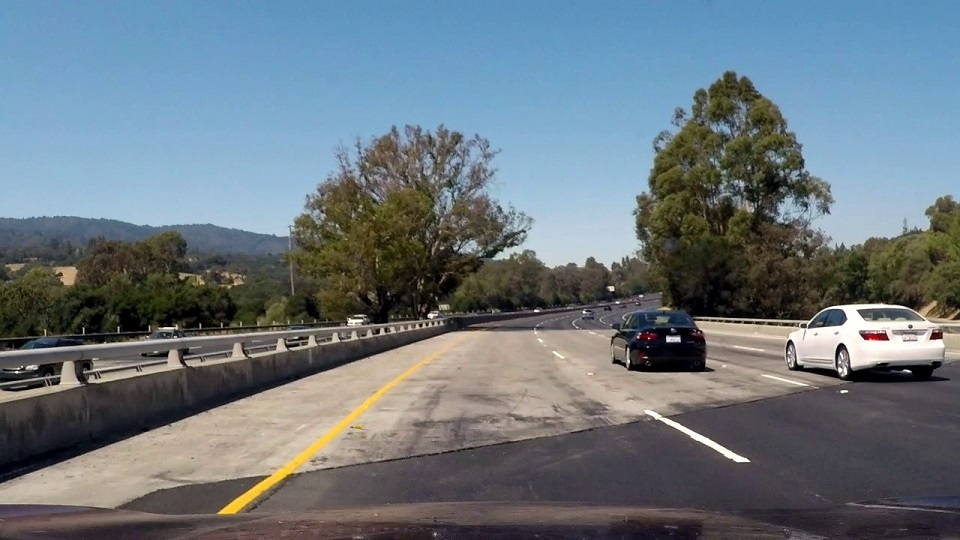
#> input picture test_images/challange00101.jpg, 960 x 540 px
$ python -i second_step.py   (imports and definitions only)
#> lines starting #> are read from the running program, lines starting #| are printed output that depends on the picture; after the words box and inside, x2 and y2 are one past the last pixel; in counts of white or black regions, pixels touching at a corner belong together
#> further down, picture is the input picture: shape (540, 960, 3); mean B, G, R 126, 118.4, 106.9
import numpy as np
import cv2

# Binary Image
def binary_image(img):
    # Convert original image to HSV format
    hsv_image = cv2.cvtColor(img, cv2.COLOR_BGR2HSV)
#> hsv_image: shape (540, 960, 3); mean H, S, V 76.3, 74.3, 136.3

    # HSV bounds for white
    lower_white = np.array([0, 0, 200])
    upper_white = np.array([255, 30, 255])

    # HSV bounds for yellow
    lower_yellow = np.array([20, 100, 100])
    upper_yellow = np.array([30, 255, 255])

    # HSV mask for filtering white and yellow
    white_mask = cv2.inRange(hsv_image, lower_white, upper_white)
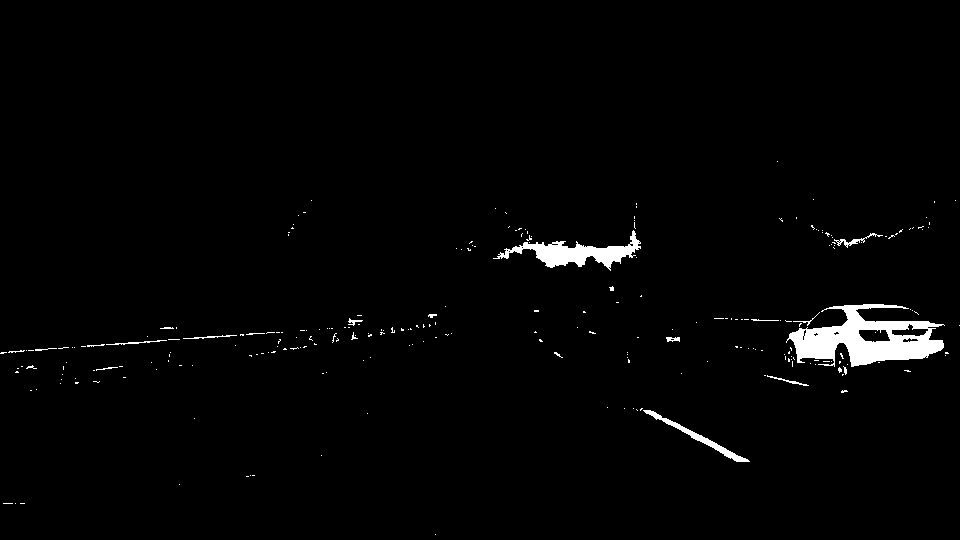
#> white_mask: shape (540, 960); 1.8% white; 251 white regions (232 under 20 px), largest, box (x1, y1, x2, y2) and area: (786, 304, 945, 367) 4965, (493, 230, 641, 271) 1997, (643, 410, 750, 462) 615
    yellow_mask = cv2.inRange(hsv_image, lower_yellow, upper_yellow)
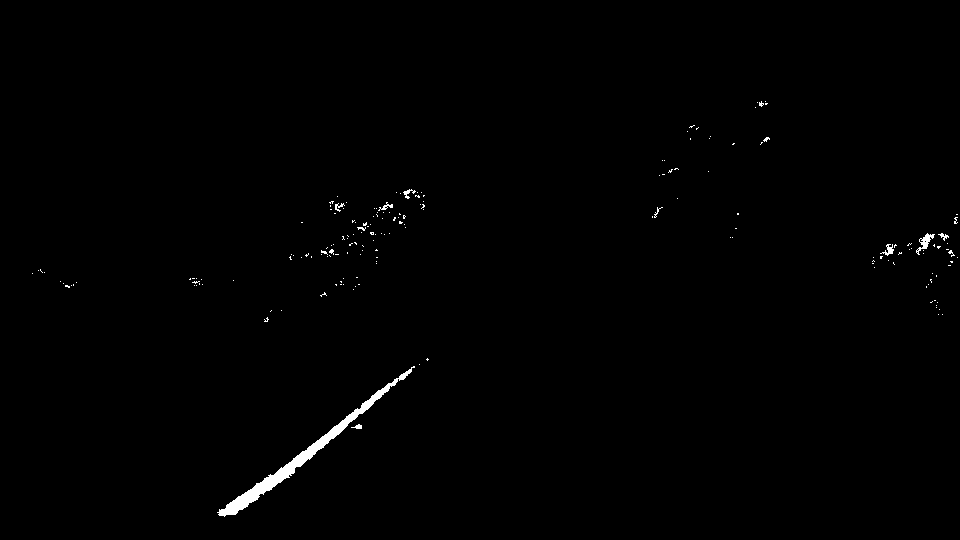
#> yellow_mask: shape (540, 960); 0.6% white; 183 white regions (173 under 20 px), largest, box (x1, y1, x2, y2) and area: (217, 366, 415, 517) 2109, (916, 233, 935, 255) 138, (880, 244, 894, 256) 69
    combined_mask = cv2.bitwise_or(white_mask, yellow_mask)
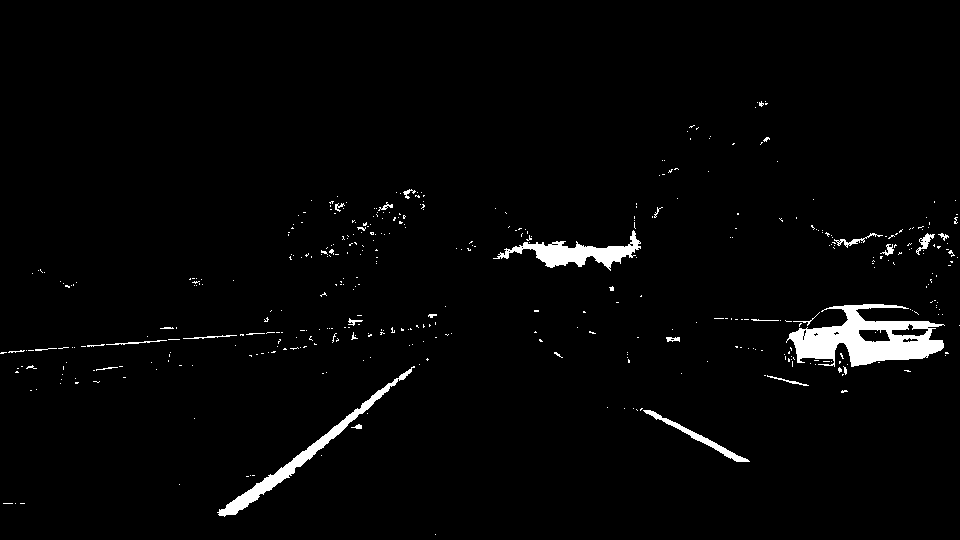
#> combined_mask: shape (540, 960); 2.4% white; 434 white regions (405 under 20 px), largest, box (x1, y1, x2, y2) and area: (786, 304, 945, 367) 4965, (217, 366, 415, 517) 2109, (493, 230, 641, 271) 1997

    # Extract yellow and white stuff
    masked_image = cv2.bitwise_and(img, img, mask=combined_mask)

    # Convert image to gray scale format
    gray_image = cv2.cvtColor(masked_image, cv2.COLOR_BGR2GRAY)

    # Make binary image: white color will represent white and yellow stuff
    _, binary_image = cv2.threshold(gray_image, 1, 255, cv2.THRESH_BINARY)

    return binary_image

>>> import cv2
>>> picture = cv2.imread('../test_images/challange00101.jpg')
>>> result = binary_image(picture)

$ run again, on test_images/challange00111.jpg
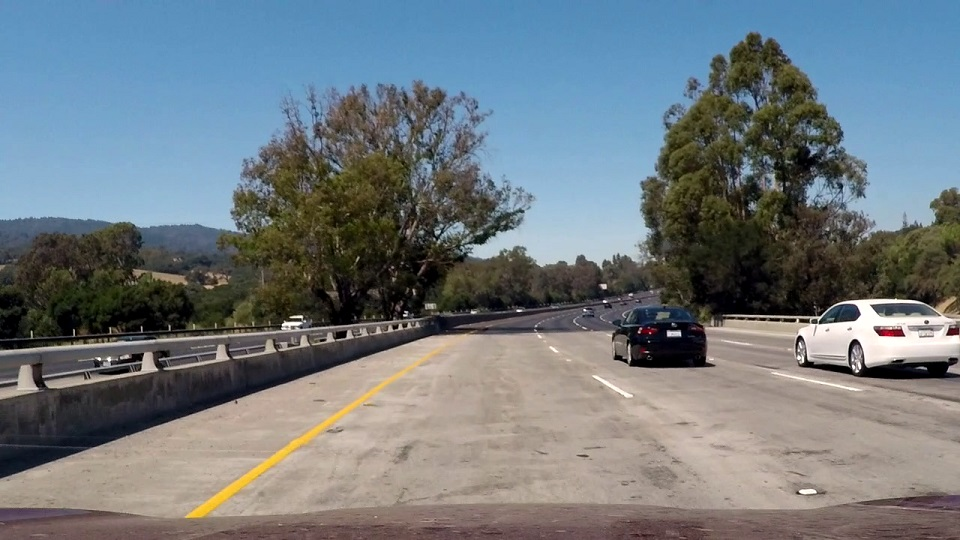
#> input picture test_images/challange00111.jpg, 960 x 540 px
#> picture is the input picture: shape (540, 960, 3); mean B, G, R 126.7, 121.3, 112.3
#> hsv_image: shape (540, 960, 3); mean H, S, V 58.5, 78.1, 140.3
#> in binary_image, `white_mask = cv2.inRange(hsv_image, lower_white, upper_white)`:
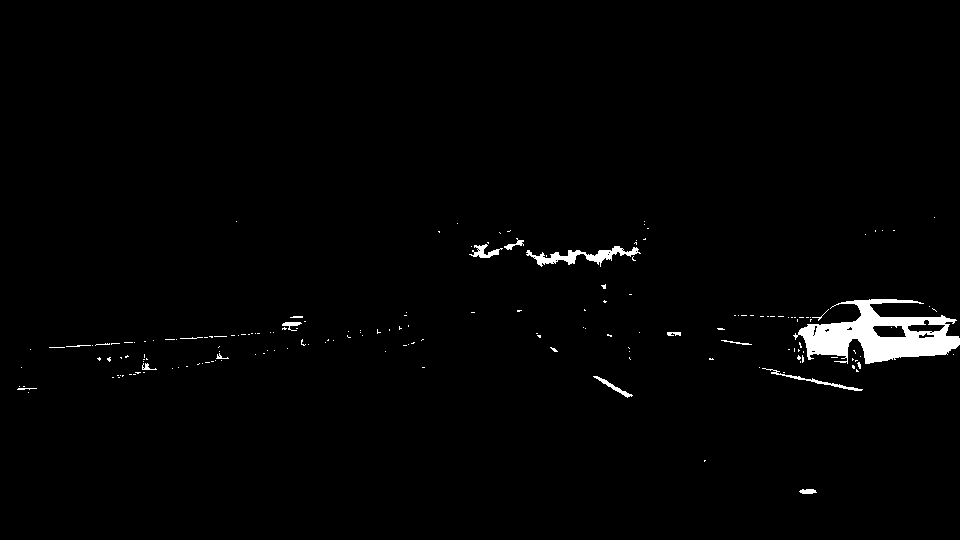
#> white_mask: shape (540, 960); 1.5% white; 179 white regions (162 under 20 px), largest, box (x1, y1, x2, y2) and area: (793, 299, 960, 364) 5346, (526, 246, 641, 267) 808, (762, 368, 863, 391) 250
#> yellow_mask: shape (540, 960); 0.45% white; 101 white regions (97 under 20 px), largest, box (x1, y1, x2, y2) and area: (186, 380, 392, 519) 1931, (393, 366, 413, 379) 65, (268, 229, 276, 238) 28, (900, 239, 907, 247) 27
#> in binary_image, `combined_mask = cv2.bitwise_or(white_mask, yellow_mask)`:
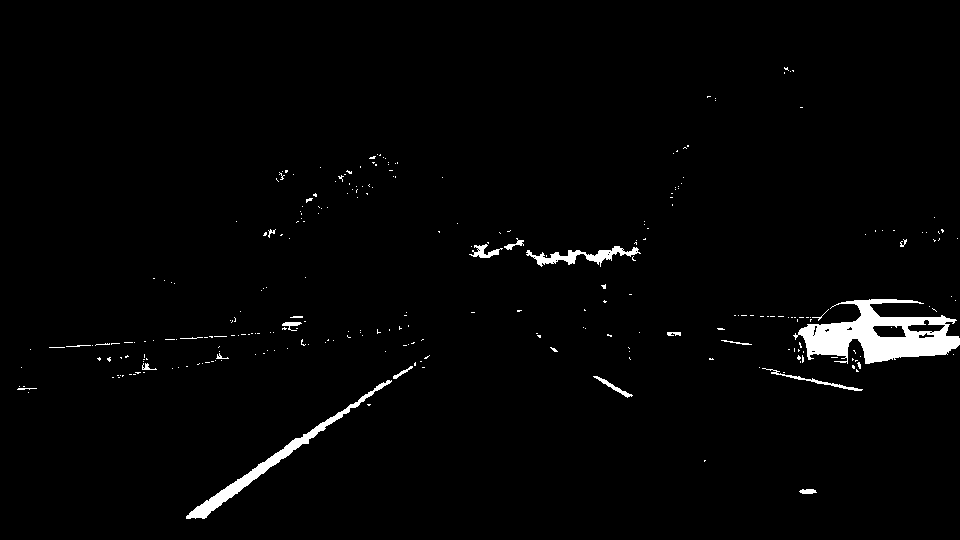
#> combined_mask: shape (540, 960); 2% white; 280 white regions (259 under 20 px), largest, box (x1, y1, x2, y2) and area: (793, 299, 960, 364) 5346, (186, 380, 392, 519) 1931, (526, 246, 641, 267) 808

$ run again, on test_images/challange00136.jpg
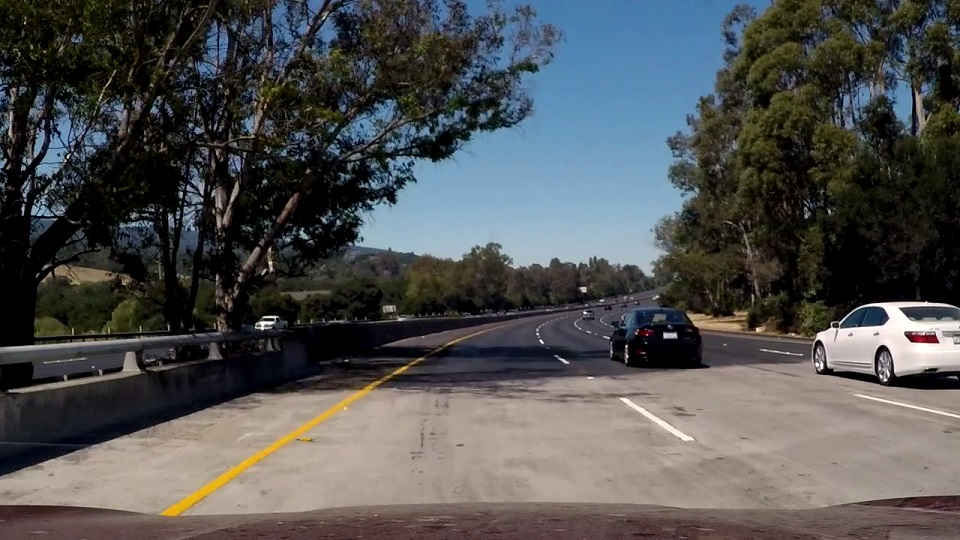
#> input picture test_images/challange00136.jpg, 960 x 540 px
#> picture is the input picture: shape (540, 960, 3); mean B, G, R 81.7, 81.4, 80.6
#> hsv_image: shape (540, 960, 3); mean H, S, V 55.2, 86.8, 93.3
#> in binary_image, `white_mask = cv2.inRange(hsv_image, lower_white, upper_white)`:
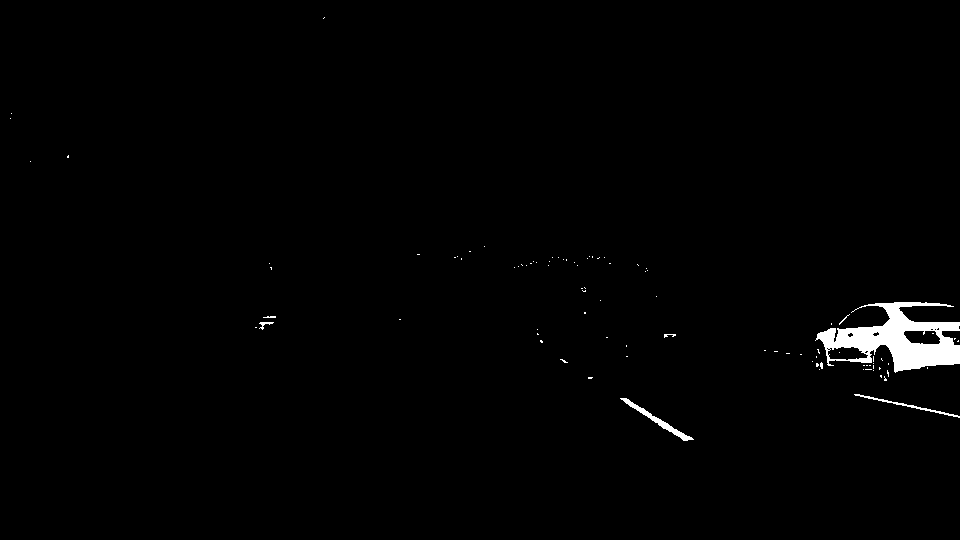
#> white_mask: shape (540, 960); 1.1% white; 92 white regions (86 under 20 px), largest, box (x1, y1, x2, y2) and area: (815, 302, 960, 373) 4777, (620, 398, 694, 441) 411, (854, 394, 960, 418) 234, (259, 322, 274, 330) 45, (664, 334, 676, 338) 25, (263, 316, 276, 318) 21
#> yellow_mask: shape (540, 960); 0.39% white; 12 white regions (9 under 20 px), largest, box (x1, y1, x2, y2) and area: (160, 382, 379, 517) 1908, (388, 366, 408, 377) 67, (300, 437, 313, 442) 45
#> in binary_image, `combined_mask = cv2.bitwise_or(white_mask, yellow_mask)`:
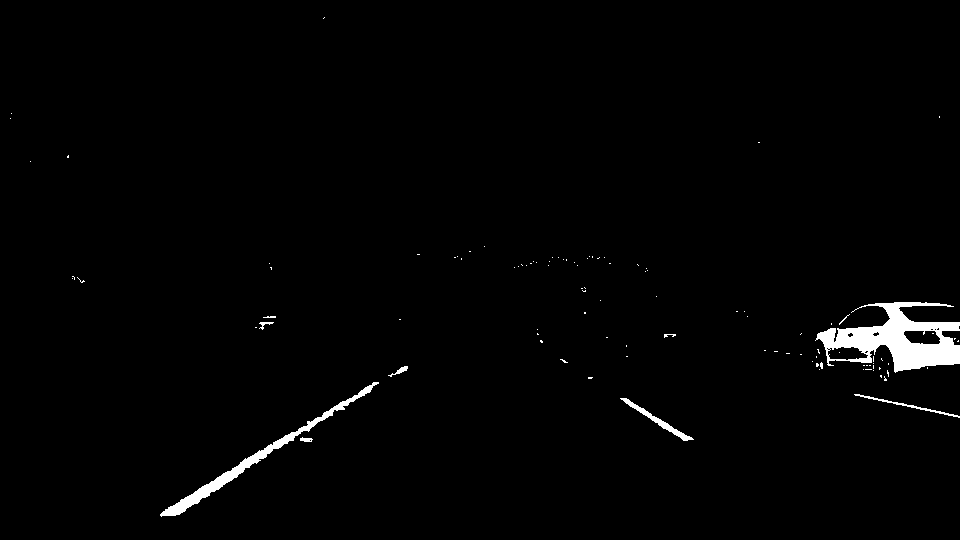
#> combined_mask: shape (540, 960); 1.5% white; 104 white regions (95 under 20 px), largest, box (x1, y1, x2, y2) and area: (815, 302, 960, 373) 4777, (160, 382, 379, 517) 1908, (620, 398, 694, 441) 411
